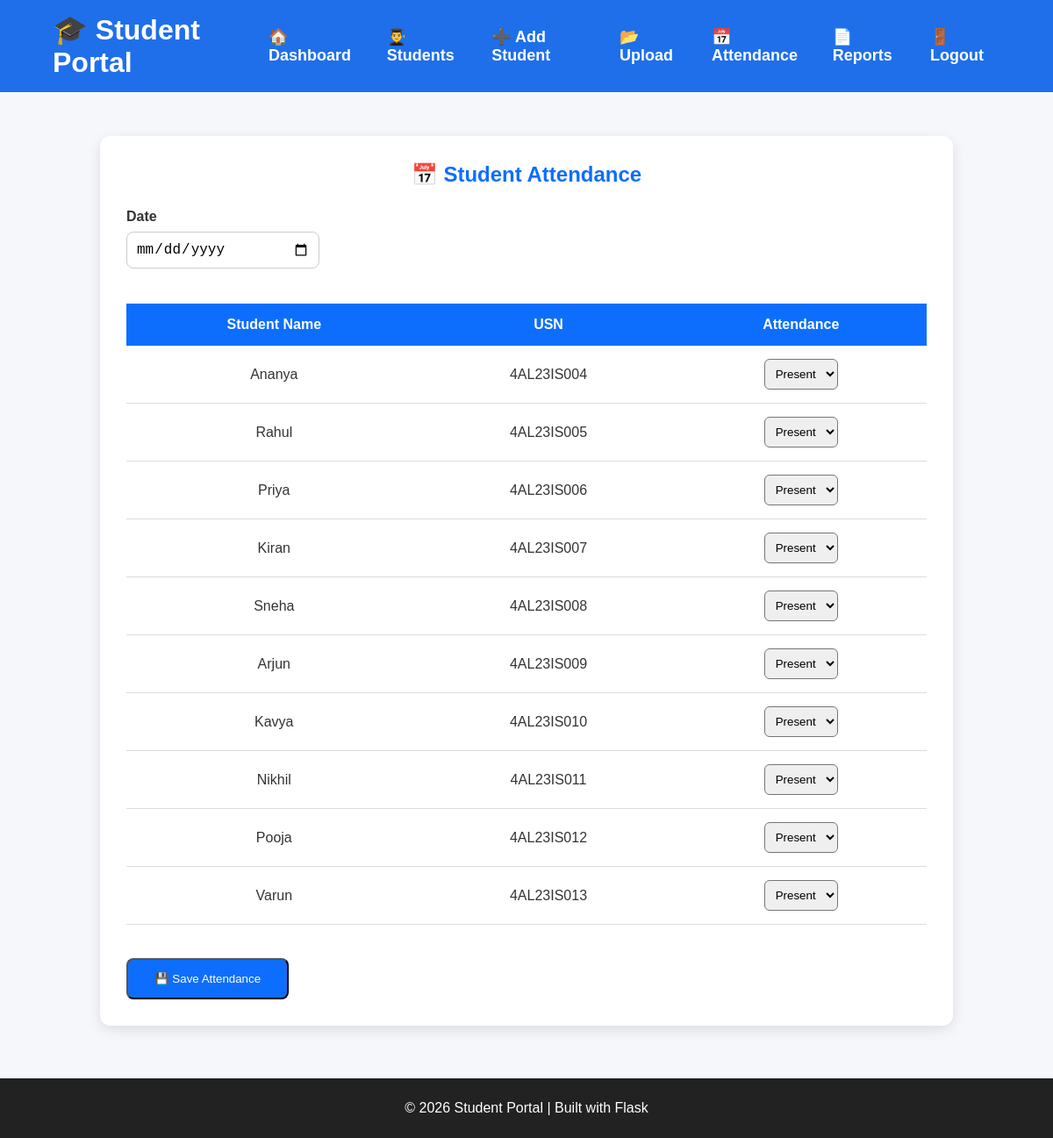
Page /attendance (signed in) on the committed database.
### tables this page shows
CREATE TABLE students(
        id INTEGER PRIMARY KEY AUTOINCREMENT,
        name TEXT NOT NULL,
        password TEXT NOT NULL,
        usn TEXT NOT NULL UNIQUE,
        email TEXT NOT NULL,
        phone TEXT NOT NULL,
        department TEXT NOT NULL,
        photo TEXT 
    );

### app.py (the view, shortened to what this page needs)
@app.route("/attendance", methods=["GET", "POST"])
@login_required
def attendance():
    try:
        students = get_students()
        today_date = datetime.now().strftime("%Y-%m-%d")
        return render_template(
            "attendance.html",
            students=students,
            today_date=today_date
        )
    except Exception as e:
        flash(f"Error loading attendance page: {str(e)}", "error")
        return render_template("attendance.html", students=[], today_date="")

### app.py (called while the page is built)
def login_required(f):
    @wraps(f)
    def decorated_function(*args, **kwargs):
        if "admin" not in session:
            flash("Please login first.", "error")
            return redirect(url_for("home"))
        return f(*args, **kwargs)
    return decorated_function

### database.py (called while the page is built)
def connect_db():
    connection = sqlite3.connect("students.db")
    return connection

def get_students():
    connection = connect_db()
    cursor = connection.cursor()
    cursor.execute("SELECT * FROM students")
    students = cursor.fetchall()
    connection.close()
    return students

### templates/attendance.html (shortened to what this page needs)
{% extends "base.html" %}
{% block content %}
<section class="student-section">
    <div class="student-container">
        <h2>📅 Student Attendance</h2>
        <form method="POST">
            <div class="form-group">
                <label><strong>Date</strong></label>
                <input type="date" name="attendance_date" required>
            </div>
            <table>
                <thead>
                    <tr>
                        <th>Student Name</th>
                        <th>USN</th>
                        <th>Attendance</th>
                    </tr>
                </thead>
                <tbody>
                    {% for student in students %}
                    <tr>
                        <td>{{ student[1] }}</td>
                        <td>{{ student[2] }}</td>
                        <td>
                            <select name="attendance_{{ student[0] }}">
                                <option value="Present">Present</option>
                            </select>
                        </td>
                    </tr>
                    {% endfor %}
                </tbody>
            </table>
            <br>
            <button type="submit" class="btn">
                💾 Save Attendance
            </button>
        </form>
    </div>
</section>
{% endblock %}

### static/css/style.css (style rules this page uses)
* { margin:0; padding:0; box-sizing:border-box; }
body { font-family:Arial, Helvetica, sans-serif; background:#f5f7fb; color:#333; }
.btn { background:#0d6efd; color:white; padding:14px 30px; border-radius:8px; text-decoration:none; transition:.3s; }
.form-group { display:flex; flex-direction:column; margin-bottom:20px; }
.form-group label { margin-bottom:8px; font-weight:bold; }
.form-group input, .form-group select { padding:12px; border:1px solid #ccc; border-radius:8px; font-size:16px; outline:none; }
.student-section { width:90%; margin:50px auto; }
.student-container { background:white; padding:30px; border-radius:10px; box-shadow:0 5px 15px rgba(0,0,0,0.1); }
.student-container h2 { text-align:center; color:#0d6efd; margin-bottom:20px; }
table { width:100%; border-collapse:collapse; }
th { background:#0d6efd; color:white; padding:15px; }
td { padding:15px; text-align:center; border-bottom:1px solid #ddd; }
.student-container { width:90%; margin:40px auto; background:#fff; padding:30px; border-radius:12px; box-shadow:0 5px 15px rgba(0,0,0,.1); }
.student-container h2 { text-align:center; color:#0d6efd; margin-bottom:25px; }
.student-container table { width:100%; border-collapse:collapse; }
.student-container table th { background:#0d6efd; color:white; padding:15px; }
.student-container table td { padding:15px; text-align:center; border-bottom:1px solid #ddd; }
.student-container select { padding:8px; border-radius:6px; }
.student-container input[type="date"] { padding:10px; width:220px; margin-bottom:20px; }
.student-container .btn { margin-top:20px; }

### rows in the picture
students: name "Ananya", password "4AL23IS004", id "Present"
students: name "Rahul", password "4AL23IS005", id "Present"
students: name "Priya", password "4AL23IS006", id "Present"
students: name "Kiran", password "4AL23IS007", id "Present"
students: name "Sneha", password "4AL23IS008", id "Present"
students: name "Arjun", password "4AL23IS009", id "Present"
students: name "Kavya", password "4AL23IS010", id "Present"
students: name "Nikhil", password "4AL23IS011", id "Present"
students: name "Pooja", password "4AL23IS012", id "Present"
students: name "Varun", password "4AL23IS013", id "Present"
